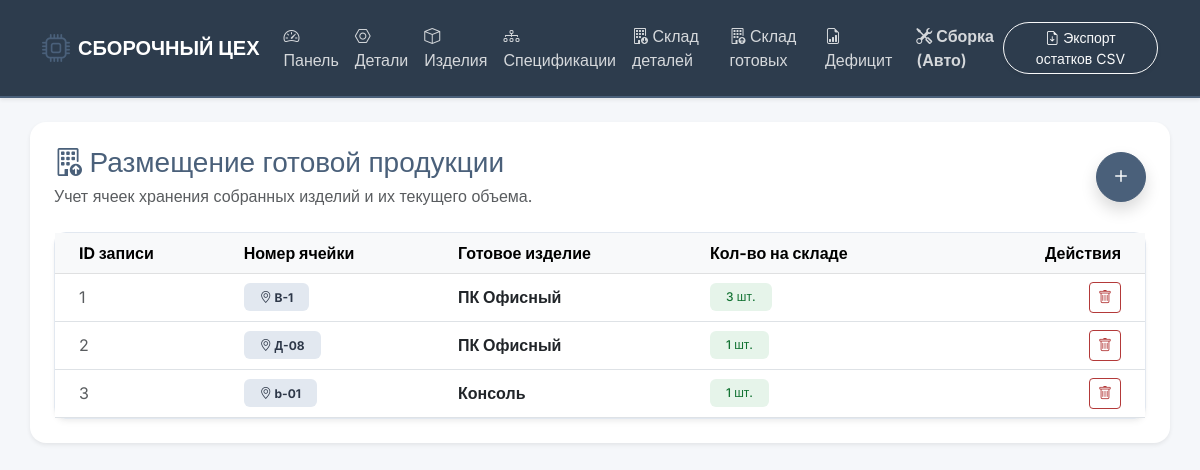
/product_cells, run on the app's committed database.
### tables this page shows
CREATE TABLE product_warehouse_cell (
        id_product_cell INTEGER PRIMARY KEY AUTOINCREMENT,
        cell_number TEXT NOT NULL,
        product_type_id INTEGER,
        quantity_stored INTEGER DEFAULT 0,
        FOREIGN KEY (product_type_id) REFERENCES product_type (id_product_type) ON DELETE CASCADE
    );

CREATE TABLE product_type (
        id_product_type INTEGER PRIMARY KEY AUTOINCREMENT,
        name TEXT NOT NULL,
        description TEXT
    );

### app.py (the view, shortened to what this page needs)
@app.route('/product_cells', methods=['GET', 'POST'])
def product_cells():
    conn = get_db_connection()
    data = conn.execute('''
        SELECT c.*, p.name as product_name
        FROM product_warehouse_cell c
        JOIN product_type p ON c.product_type_id = p.id_product_type
    ''').fetchall()
    products_list = conn.execute('SELECT * FROM product_type').fetchall()
    conn.close()
    return render_template('product_cells.html', data=data, products=products_list)

### app.py (called while the page is built)
def get_db_connection():
    conn = sqlite3.connect('database.db')
    conn.row_factory = sqlite3.Row
    return conn

### templates/product_cells.html (shortened to what this page needs)
{% extends 'base.html' %}
{% block content %}
<div class="d-flex justify-content-between align-items-center mb-4">
    <div>
        <h3 class="mb-1 text-primary"><i class="bi bi-building-up"></i> Размещение готовой продукции</h3>
        <p class="text-muted mb-0">Учет ячеек хранения собранных изделий и их текущего объема.</p>
    </div>
    <button class="btn btn-primary rounded-circle shadow" data-bs-toggle="modal" data-bs-target="#addProductCellModal" style="width: 50px; height: 50px; font-size: 24px; line-height: 1;">
        <i class="bi bi-plus"></i>
    </button>
</div>
<div class="card border-0 shadow-sm">
    <div class="card-body p-0">
        <div class="table-responsive">
            <table class="table table-hover align-middle mb-0">
                <thead class="table-light text-secondary">
                    <tr>
                        <th class="ps-4">ID записи</th>
                        <th>Номер ячейки</th>
                        <th>Готовое изделие</th>
                        <th>Кол-во на складе</th>
                        <th class="text-end pe-4">Действия</th>
                    </tr>
                </thead>
                <tbody>
                    {% for row in data %}
                    <tr>
                        <td class="ps-4 text-muted">{{ row.id_product_cell }}</td>
                        <td><span class="badge bg-dark py-2 px-3 fw-bold"><i class="bi bi-geo-alt"></i> {{ row.cell_number }}</span></td>
                        <td><strong>{{ row.product_name }}</strong></td>
                        <td>
                            {% if row.quantity_stored > 0 %}
                            <span class="badge bg-success py-2 px-3">{{ row.quantity_stored }} шт.</span>
                            {% else %}
                            <span class="badge bg-danger py-2 px-3">Пусто</span>
                            {% endif %}
                        </td>
                        <td class="text-end pe-4">
                            <a href="/delete_product_cell/{{ row.id_product_cell }}" class="btn btn-sm btn-outline-danger" onclick="return confirm('Удалить эту ячейку хранения?');">
                                <i class="bi bi-trash"></i>
                            </a>
                        </td>
                    </tr>
                    {% else %}
                    <tr>
                        <td colspan="5" class="text-center py-4 text-muted">На складе изделий пока ничего не размещено. Нажмите "+", чтобы добавить.</td>
                    </tr>
                    {% endfor %}
                </tbody>
            </table>
        </div>
    </div>
</div>
{% endblock %}

### templates/base.html (style rules this page uses)
:root { --primary-color: #4a607a; --primary-hover: #384b60; --secondary-color: #6c7a89; --bg-color: #f5f7fa; --text-color: #2d3748; --card-border: #e2e8f0; --success-color: #3b7a57; --success-hover: #2d5f43; --danger-color: #b33939; --danger-hover: #8c2c2c; }
body { font-family: 'Inter', sans-serif; background-color: var(--bg-color); color: var(--text-color); }
.text-primary { color: var(--primary-color) !important; }
.btn-primary { background-color: var(--primary-color) !important; border-color: var(--primary-color) !important; }
.btn-outline-danger { color: var(--danger-color) !important; border-color: var(--danger-color) !important; }
.card { border-radius: 12px; border: 1px solid var(--card-border) !important; box-shadow: 0 4px 6px -1px rgba(0, 0, 0, 0.05), 0 2px 4px -1px rgba(0, 0, 0, 0.03) !important; }
.table { color: var(--text-color) !important; }
.table-light { background-color: #eaeff5 !important; color: #4a5568 !important; }
.badge.bg-success { background-color: #e6f4ea !important; color: #137333 !important; font-weight: 500; }
.badge.bg-dark { background-color: #e2e8f0 !important; color: #2d3748 !important; font-weight: 600; }

### data on the page
product_warehouse_cell: id_product_cell "1", cell_number "B-1", product_name "ПК Офисный", quantity_stored "3"
product_warehouse_cell: id_product_cell "2", cell_number "Д-08", product_name "ПК Офисный", quantity_stored "1"
product_warehouse_cell: id_product_cell "3", cell_number "b-01", product_name "Консоль", quantity_stored "1"
